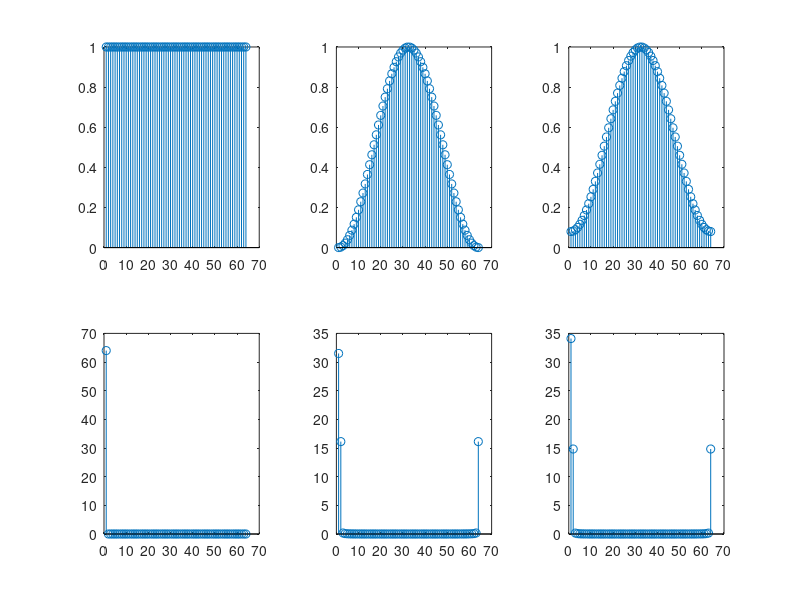
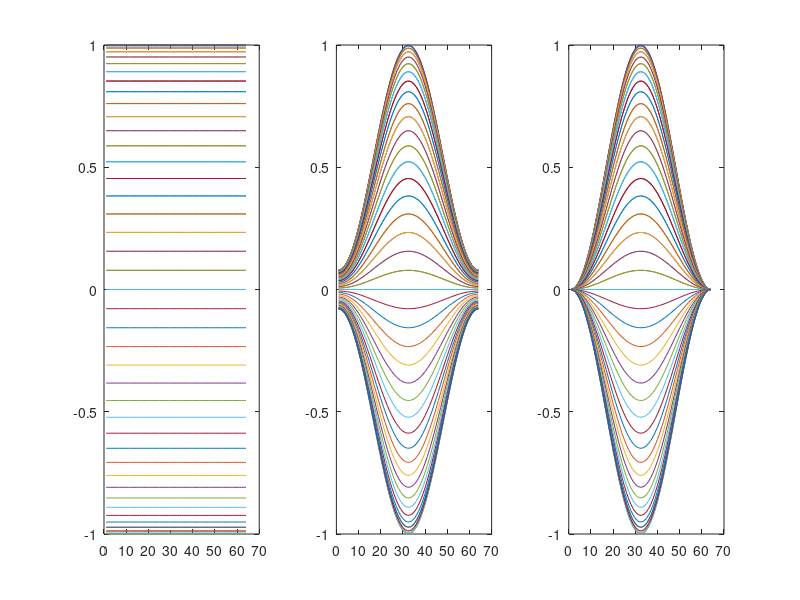
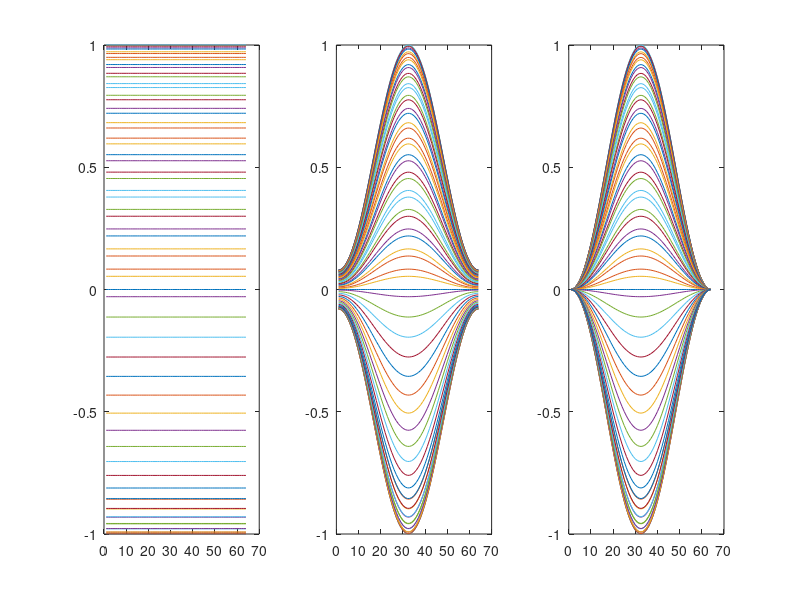
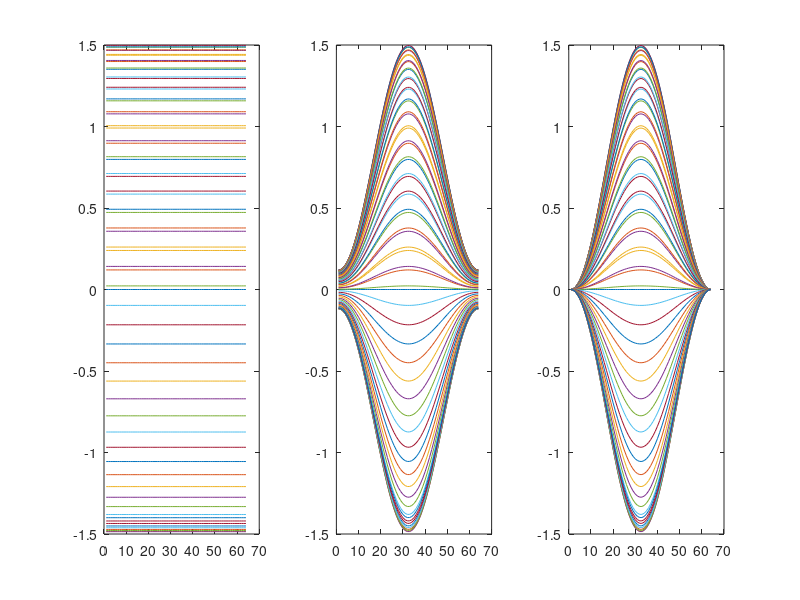

MATLAB code for these plots, in order:
fs = 80000;
n=64;
p=1000;
a=62.5;
b=62.5;
c=250;
d=125;


%Rechthoekig window (boxcar)
wR = rectwin(n);
%von Hann window (hanning)
wvH = hann(n);
%Hamming window (hamming) 
wH = hamming(n);

Windows =[wR wvH wH];


%tijdsplot
subplot(2,3,1);
stem(wR)
subplot(2,3,2);
stem(wvH)
subplot(2,3,3);
stem(wH)
%frequentie plot
subplot(2,3,4);
stem(abs(fft(wR)))
subplot(2,3,5);
stem(abs(fft(wvH)))
subplot(2,3,6);
stem(abs(fft(wH)))

Ts = 1/fs;
T=(n-1)*Ts;
t= 0:Ts:T;
x1 = sin(2*pi*p*t);
x2 = sin(2*pi*(p+a)*t);
x3 = x1 + 0.5*sin(2*pi*(p+b)*t);
x4 = x1 + 0.5*sin(2*pi*(p+c)*t);
x5 = sin(2*pi*(p+d)*t) + 0.5*sin(2*pi*(p+b)*t);
x6 = sin(2*pi*(p+d)*t) + 0.5*sin(2*pi*(p+c)*t);

Functies =[x1 x2 x3 x4 x5 x6];

%for x=1:6
 %   figure
  %  for w=1:3
   %     stem(Windows(w))
       % y = repmat(Windows(w),1,n) .* Functies(x);
        %subplot(1,3,w);
        %plot(y)
   % end
%end
figure
y = repmat(wR,1,n) .* x1;
subplot(1,3,1);
plot(y)
y = repmat(wH,1,n) .* x1;
subplot(1,3,2);
plot(y)
y = repmat(wvH,1,n) .* x1;
subplot(1,3,3);
plot(y)

figure
y = repmat(wR,1,n) .* x2;
subplot(1,3,1);
plot(y)
y = repmat(wH,1,n) .* x2;
subplot(1,3,2);
plot(y)
y = repmat(wvH,1,n) .* x2;
subplot(1,3,3);
plot(y)

figure
y = repmat(wR,1,n) .* x3;
subplot(1,3,1);
plot(y)
y = repmat(wH,1,n) .* x3;
subplot(1,3,2);
plot(y)
y = repmat(wvH,1,n) .* x3;
subplot(1,3,3);
plot(y)

figure
y = repmat(wR,1,n) .* x4;
subplot(1,3,1);
plot(y)
y = repmat(wH,1,n) .* x4;
subplot(1,3,2);
plot(y)
y = repmat(wvH,1,n) .* x4;
subplot(1,3,3);
plot(y)

figure
y = repmat(wR,1,n) .* x5;
subplot(1,3,1);
plot(y)
y = repmat(wH,1,n) .* x5;
subplot(1,3,2);
plot(y)
y = repmat(wvH,1,n) .* x5;
subplot(1,3,3);
plot(y)

figure
y = repmat(wR,1,n) .* x6;
subplot(1,3,1);
plot(y)
y = repmat(wH,1,n) .* x6;
subplot(1,3,2);
plot(y)
y = repmat(wvH,1,n) .* x6;
subplot(1,3,3);
plot(y)
